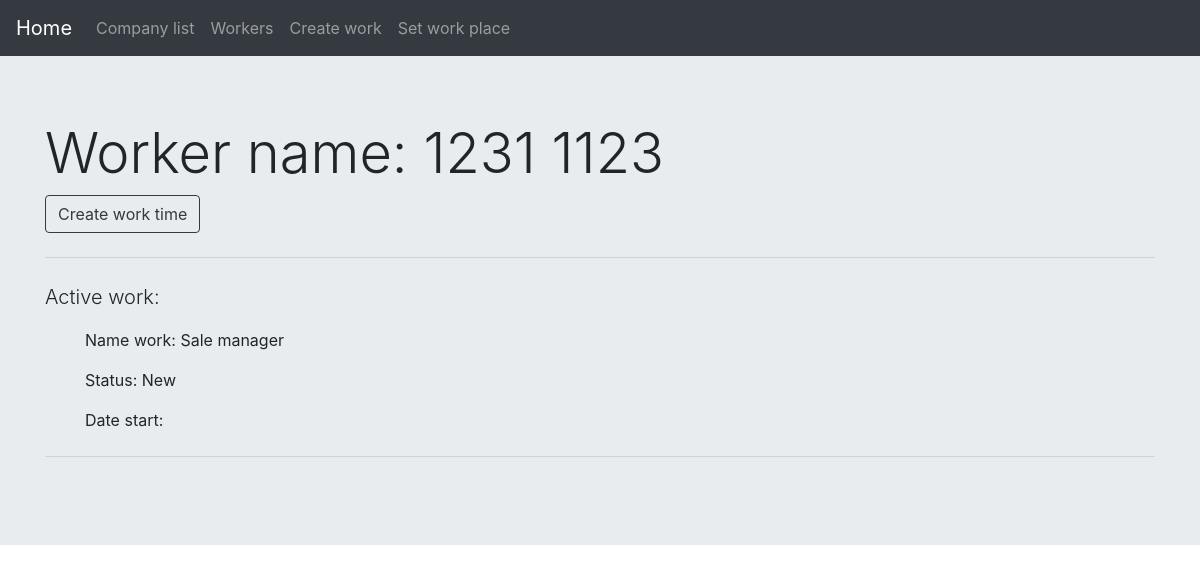
Before: /works/workers/7/ with the older database file.
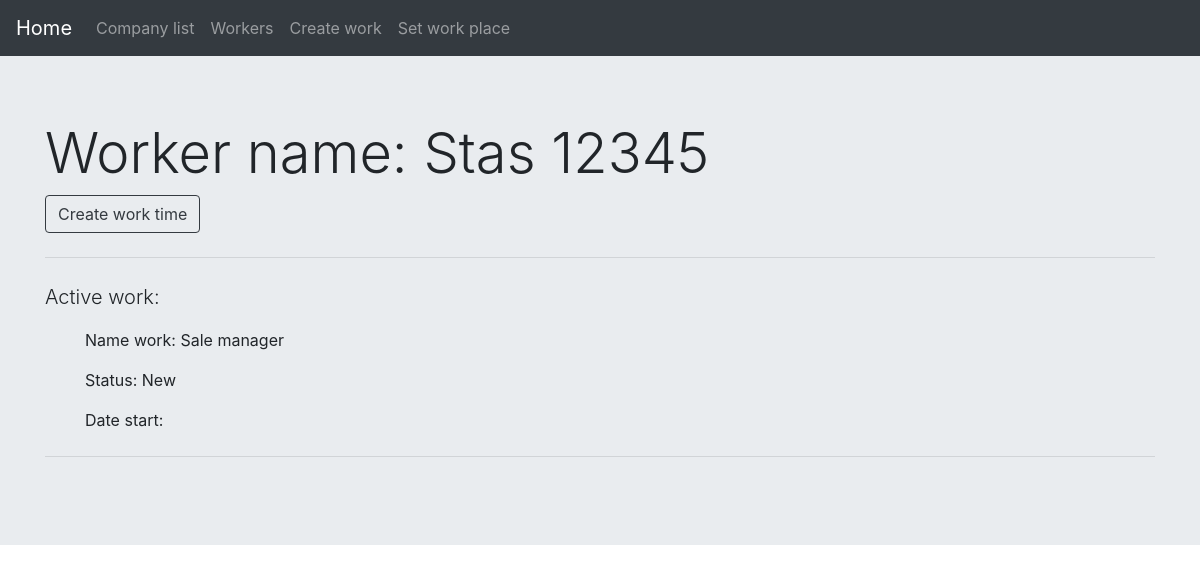
After: the same page with the newer database file.
### works/models.py (models this page shows, shortened)
class Worker(models.Model):
    first_name = models.CharField(max_length=50)
    last_name = models.CharField(max_length=50)

class WorkPlace(models.Model):
    FINISHED = "F"
    NEW = "N"
    APPROVED = "A"
    CANCELLED = "C"
    STATUS_CHOITHES = (
        ("F", "Finished"),
        ("N", "New"),
        ("A", "Approved"),
        ("C", "Cancelled"),
    )
    work = models.ForeignKey(
        Work, on_delete=models.PROTECT)
    worker = models.OneToOneField(
        Worker, models.SET_NULL, blank=True, null=True)
    status = models.CharField(
        max_length=1, choices=STATUS_CHOITHES, default=NEW)
    is_copy = models.BooleanField(default=False)

class Work(models.Model):
    description = models.CharField(max_length=200)
    company = models.ForeignKey(Company, on_delete=models.CASCADE)
    is_active = models.BooleanField(default=True)

### works/views.py (the view)
# urls.py: path('workers/<int:worker_id>/', views.info_worker, name='info_worker'),
def info_worker(request, worker_id):
    try:
        worker = Worker.objects.get(id=worker_id)
    except Worker.DoesNotExist:
        return HttpResponseNotFound('Worker does not exist')
    list_work = WorkPlace.objects.filter(worker_id=worker_id, status="F")
    return render(request, 'works/detali_worker.html', {'worker': worker, 'list_work': list_work})

### works/templates/works/detali_worker.html (shortened to what this page needs)
{% extends 'works/base.html' %}
{% block content %}
<div class="jumbotron jumbotron-fluid">
  <div class="container">
    <h1 class="display-4">Worker name: {{worker.first_name}} {{worker.last_name}}</h1>
    <a href="{% url 'worktime_new' worker_id=worker.id %} "class="btn btn-outline-dark">Create work time</a>
    <hr class="my-4">
    {%if worker.workplace  %}
    <p class="lead">Active work: </p>
    <ul>
        <p>Name work: {{worker.workplace.work.description}}</p>
        <p>Status: {{worker.workplace.get_status_display}}</p>
        <p>Date start: {{worker.workplace.work_time.date_start}}</p>
    </ul>
    {%else%}
    <p class="lead">Not have work.</p>
    {%endif%}
    <hr class="my-4">
  </div>
</div>
{% endblock %}

### works/templates/works/base.html (shortened to what this page needs)
<!DOCTYPE html>
<html lang="en">
<head>
    <link rel="stylesheet" href="https://stackpath.bootstrapcdn.com/bootstrap/4.2.1/css/bootstrap.min.css">
    <link href="https://stackpath.bootstrapcdn.com/font-awesome/4.7.0/css/font-awesome.min.css" rel="stylesheet">
    <link rel="stylesheet" href="https://cdnjs.cloudflare.com/ajax/libs/tempusdominus-bootstrap-4/5.1.2/css/tempusdominus-bootstrap-4.min.css" />
</head>
<body>
    <header>
        <nav class="navbar navbar-expand-lg navbar-dark bg-dark">
          <a class="navbar-brand" href="/">Home</a>
          <div class="collapse navbar-collapse" id="navbarNav">
            <ul class="navbar-nav">
              <li class="nav-item">
                <a class="nav-link" href="{% url 'index' %}">Company list<span class="sr-only">(current)</span></a>
              </li>
              <li class="nav-item">
                <a class="nav-link" href="{% url 'info_workers' %}">Workers <span class="sr-only">(current)</span></a>
              </li>
              <li class="nav-item">
                <a class="nav-link" href="{% url 'work_create' %}">Create work <span class="sr-only">(current)</span></a>
              </li>
              <li class="nav-item">
                <a class="nav-link" href="{% url 'worker_set' %}">Set work place <span class="sr-only">(current)</span></a>
              </li>
            </ul>
          </div>
        </nav>
    </header>
    {% block content %}
    {% endblock %}
</body>
</html>

Changed rows visible on the page:
changed Worker "Sale manager": first_name "1231" → "Stas"; last_name "1123" → "12345"
